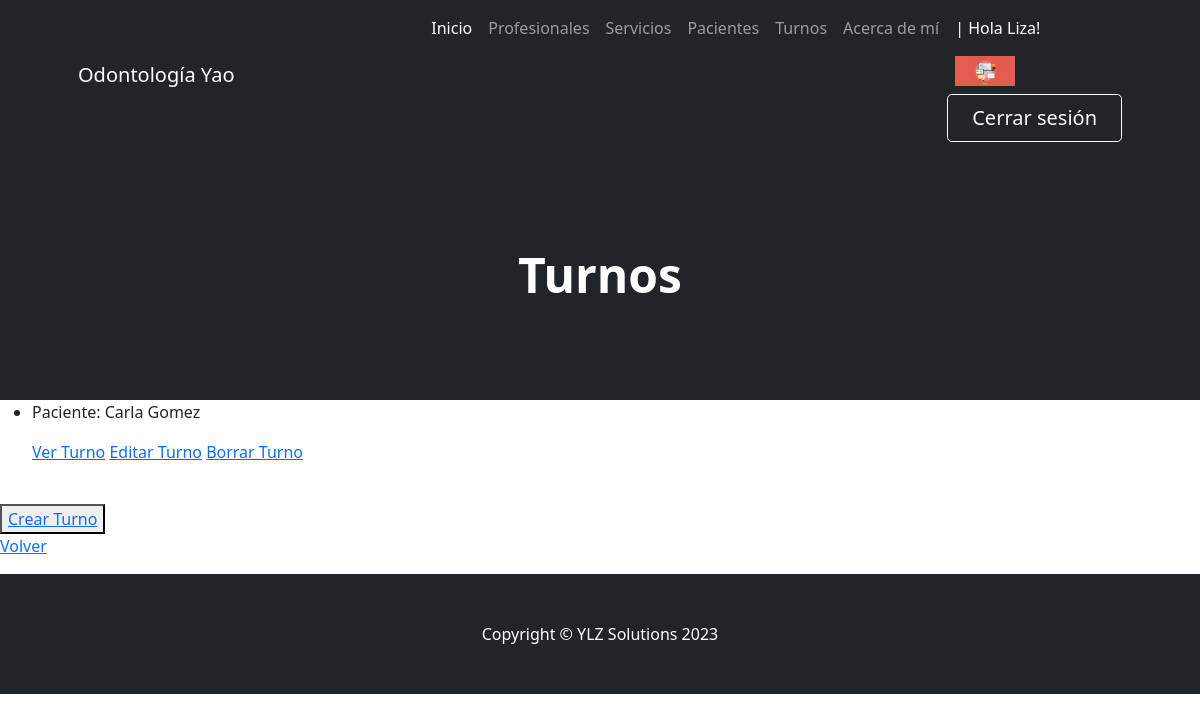
The page /AppOdonto/turno/list/ (signed in) on the database its author committed.
### AppOdonto/models.py (models this page shows, shortened)
class Avatar(models.Model):
    usuario = models.ForeignKey(User, on_delete=models.CASCADE)
    imagen = models.ImageField(upload_to="avatares", null=True, blank=True)

class Turno(models.Model):
    paciente = models.CharField(max_length=15)
    servicio = models.CharField(max_length=15)
    profesional = models.CharField(max_length=15)
    fecha = models.DateField()
    horario = models.TimeField()

### AppOdonto/views.py (the view)
# urls.py: path('turno/list/', TurnoList.as_view(), name="Turno List"),
class TurnoList(LoginRequiredMixin, ListView):
    model = Turno

### AppOdonto/templates/AppOdonto/turno_list.html (shortened to what this page needs)
{% extends "AppOdonto/padre.html" %}
{% block header %}
    <h1 class="display-5 fw-bolder text-white mb-2">Turnos</h1>
{% endblock %}
{% block formulario %}
    <ul>
        {% for turno in object_list %}
            <li>
                <p>
                    Paciente: {{turno.paciente}}
                </p>
                <p>
                    <a href="{% url 'Turno Detail' turno.id %}">Ver Turno</a>
                    <a href="{% url 'Turno Edit' turno.id %}">Editar Turno</a>
                    <a href="{% url 'Turno Delete' turno.id %}">Borrar Turno</a>
                </p>
            </li>
        {% endfor %}
    </ul>
    <br>
    <button>
        <a href="{% url 'Turno Create' %}">Crear Turno</a>
    </button>
    <p>
        <a href="{% url 'Inicio' %}">Volver</a>
    </p>
{% endblock %}

### AppOdonto/templates/AppOdonto/padre.html (shortened to what this page needs)
<!DOCTYPE html>
<html lang="es">
    <head> {% load static %}
        <link href="https://cdn.jsdelivr.net/npm/bootstrap-icons@1.4.1/font/bootstrap-icons.css" rel="stylesheet" />
        <link href="{% static 'AppOdonto/css/styles.css' %}" rel="stylesheet" />
    </head>
    <body>
        <nav class="navbar navbar-expand-lg navbar-dark bg-dark">
            <div class="container px-5">
                <a class="navbar-brand" href="{% url 'Inicio' %}">Odontología Yao</a>
                <div class="collapse navbar-collapse" id="navbarSupportedContent">
                    <ul class="navbar-nav ms-auto mb-2 mb-lg-0">
                        <li class="nav-item"><a class="nav-link active" aria-current="page" href="{% url 'Inicio' %}">Inicio</a></li>
                        <li class="nav-item"><a class="nav-link" href="{% url 'Ver Profesionales' %}">Profesionales</a></li>
                        <li class="nav-item"><a class="nav-link" href="{% url 'Servicio List' %}">Servicios</a></li>
                        <li class="nav-item"><a class="nav-link" href="{% url 'Paciente List' %}">Pacientes</a></li>
                        <li class="nav-item"><a class="nav-link" href="{% url 'Turno List' %}">Turnos</a></li>
                        <li class="nav-item"><a class="nav-link" href="{% url 'About' %}">Acerca de mí</a></li>
                        <li class="nav-item"><a class="nav-link">
                            {% if request.user.is_authenticated %}
                                <p style="color:white"> |  Hola {{user.first_name}}!</p>
                                {% with user.avatar_set.first as miAvatar%}
                                    {% if miAvatar %}
                                        <img src="{{miAvatar.imagen.url}}" alt="Imagen perfil" style="max-width: 60px;">
                                    {% endif %}
                                {% endwith %}
                                <a class="btn btn-outline-light btn-lg px-4" href="{% url 'Logout' %}">Cerrar sesión</a>
                            {% endif %}
                       </a></li>
                    </ul>
                </div>
            </div>
        </nav>
        <header class="bg-dark py-5">
            <div class="container px-5">
                <div class="row gx-5 justify-content-center">
                    <div class="col-lg-6">
                        <div class="text-center my-5">
                        {% block header %}{% endblock %}
                        </div>
                    </div>
                </div>
            </div>
        </header>
{% block formulario %}
{% endblock %}
        <footer class="py-5 bg-dark">
            <div class="container px-5"><p class="m-0 text-center text-white">Copyright &copy; YLZ Solutions 2023</p></div>
        </footer>
    </body>
</html>

### rows shown on the page
Avatar: imagen (picture)
Turno: paciente "Carla Gomez"

### other values the page prints
{{ user.first_name }} "Liza"
